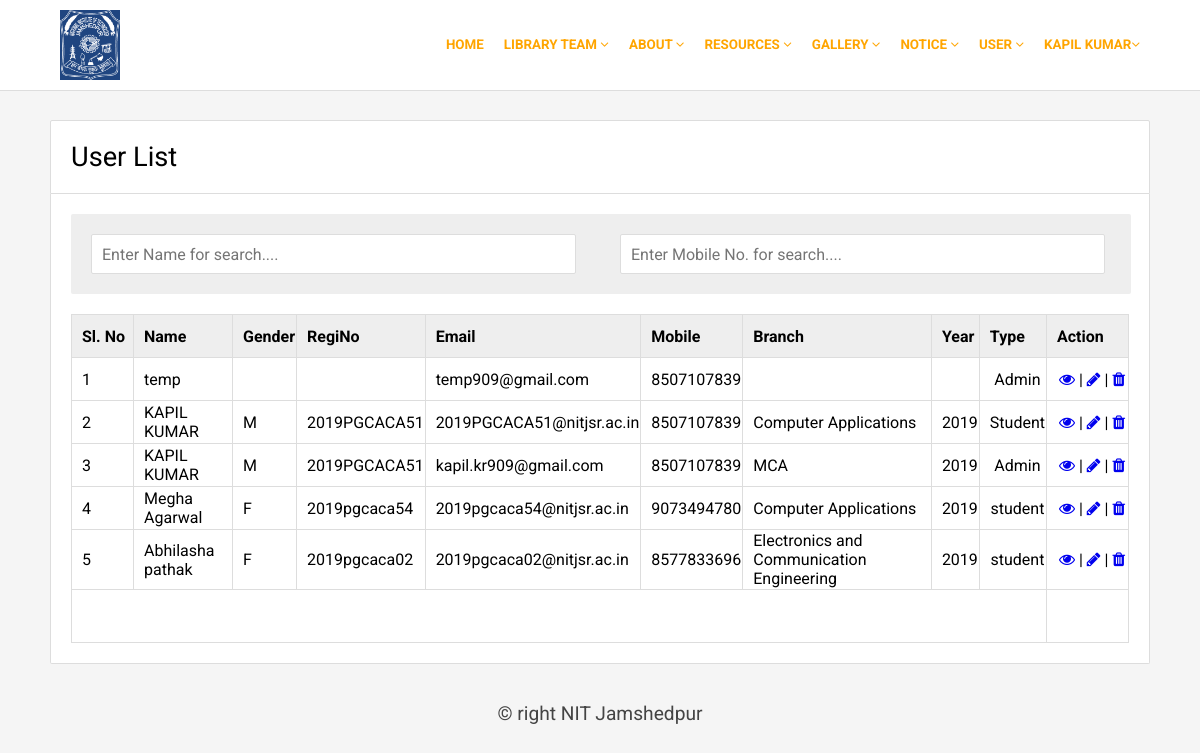
Page /showusers.php (signed in) on the committed database.
### tables this page shows
CREATE TABLE `registration` (
  `UserId` int(255) NOT NULL,
  `Name` varchar(255) NOT NULL,
  `Email` varchar(255) NOT NULL,
  `MobileNo` varchar(10) NOT NULL,
  `Gender` varchar(10) NOT NULL,
  `Password` varchar(255) NOT NULL,
  `Confirmpassword` varchar(255) NOT NULL,
  `Type` varchar(255) NOT NULL,
  `Branch` varchar(255) NOT NULL,
  `Regno` varchar(20) DEFAULT NULL,
  `image` varchar(250) NOT NULL
);

### showusers.php (the view, shortened to what this page needs)
<?php
$sesuser=$_SESSION['sesuser'];
include('comman/connect.php');
$data=mysqli_fetch_array($con->query("select * from registration where email='$sesuser'"));
	include_once "subscriber_function_user.php";
	if(isset($_GET["page"])){
		$page = (int)$_GET["page"];
		$i=($page-1)*30;
	}
	else{
	$page = 1;
	$i=0;
	}
	$setLimit = 10;
	$pageLimit = ($page * $setLimit) - $setLimit;
?>
<!DOCTYPE html>
<html>
<head>
	<link rel="stylesheet" type="text/css" href="css/style1.css">
	<link rel="stylesheet" type="text/css" href="css/font-awesome.css">
	<link rel="stylesheet" href="https://cdnjs.cloudflare.com/ajax/libs/font-awesome/4.7.0/css/font-awesome.min.css">
</head>
<body>
<?php include('comman/menu.php');?>
<div class="main">
	<div class="hedding">User List</div>
	<div class="form">
		<div class="searchform">
			<input type="search" name="name" placeholder="Enter Name for search...." id="name" onkeypress="dis()">
			<input type="search" name="mobile" placeholder="Enter Mobile No. for search...." id="mobile" onkeypress="dis2()">
		</div>
		<div id="data">
		<table border="1">
			<tr class="tr">
				<td width="50">Sl. No</td>
				<td>Name</td>
				<td>Gender</td>
				<td>RegiNo</td>
				<td>Email</td>
				<td>Mobile</td>
				<td>Branch</td>
				<td>Year</td>
				<td>Type</td>
				<td width="70">Action</td>
			</tr>
			<?php
				$sql = "SELECT * FROM registration order by(userid) desc LIMIT ".$pageLimit." , ".$setLimit;
				$res=$con->query($sql);
				while($row=mysqli_fetch_array($res))
				{ $id=$row['UserId'];
					echo "<tr>";
						echo "<td>".++$i."</td>";
						echo "<td>".$row['Name']."</td>";
						echo "<td>".$row['Gender']."</td>";
						echo "<td>".$row['Regno']."</td>";
						echo "<td>".$row['Email']."</td>";
						echo "<td>".$row['MobileNo']."</td>";
						echo "<td>".$row['Branch']."</td>";
						echo "<td>".substr($row['Regno'],0,4)."</td>";
						echo "<td align='center'>".$row['Type']."</td>";
						echo "<td align='center'>
								<a href='userview.php?id=".$id."'><i class='fa fa-eye'></i></a> | <a href='usersedit.php?id=".$id."'><i class='fa fa-pencil'></i></a> |
								<a href='delete.php?id=".$id."&&tname=account1'><i class='fa fa-trash'></i></a>
						</td>";
					echo "</tr>";
				}
				echo "<tr>
						<td colspan='9'>
						<div class='pagination'>".
							displayPaginationBelow($setLimit,$page).
						"</div></td>
					</tr>";
			?>
		</table>
		</div>
	</div>
</div>
<?php include('comman/footer.php');?>
</body>
</html>

### comman/menu.php (shortened to what this page needs)
<div class="top">
	<div class="topmain">
		<div class="logo">
			<img src="image/logo.png" height="70" width="60" style="background-color: #1f4580; margin: 10px;">
		</div>
		<div class="menu" style="font-size:0.837rem;font-weight:bold;">
			<ul>
				<li><a href=""><?php echo $data['Name'];?><i class="fa fa-angle-down"></i></a>
				</li>
				<li><a href="">User <i class="fa fa-angle-down"></i></a>
				</li>
				<li><a href="">Notice <i class="fa fa-angle-down"></i></a>
				</li>
				<li><a href="">Gallery <i class="fa fa-angle-down"></i></a>
				</li>
				<li><a href="">Resources <i class="fa fa-angle-down"></i></a>
				</li>
				<li><a href="#">About <i class="fa fa-angle-down"></i></a>
				</li>
				<li><a href="">Library Team <i class="fa fa-angle-down"></i></a>
				</li>
				<li><a href="home.php">Home</a></li>
			</ul>
		</div>
	</div>
</div>

### css/style1.css (style rules this page uses)
body { margin: 0px; padding: 0px; background: #f5f5f5; font-family: 'Roboto', sans-serif; }
.top { width: 100%; height: 90px; background: #FFF; border-bottom: 1px solid #ddd; position: fixed; z-index: 10000; }
.topmain { width: 1100px; height: 100%; margin: auto; }
.logo { width: 200px; height: 100%; float: left; }
.menu { width: 850px; height: 50px; float: right; margin-top: 25px; }
.menu ul { list-style: none; margin: 0px; padding: 0px; }
.menu li { float:right; }
.menu li a { padding: 0px 10px 0px 10px; height: 40px; line-height: 40px; display: block; color: orange; text-decoration: none; text-transform: uppercase; font-size: 1em; }
.main { width: 1100px; min-height: 100px; border-radius: 2px; margin: auto; top: 120px; position: relative; }
.form { padding: 20px; background: #FFF; border-radius: 0px 0px 2px 2px; border: 1px solid #ddd; border-top: none; min-height: 400px; }
.hedding { font-size: 1.7em; padding: 20px; border-radius: 2px 2px 0px 0px; background: #FFF; border: 1px solid #ddd; }
.form table { font-size: 1em; width: 100%; border-collapse: collapse; border: 1px solid #ddd; }
.form td { height: 40px; padding-left: 10px; border-color: #ddd; }
.tr { font-weight: bold; background: #eee; }
.form input, textarea, select { width: 300px; height: 35px; border: 1px solid #ddd; border-radius: 2px; margin: 10px; font-size: .9em; padding-left: 10px; font-family: 'Roboto', sans-serif; color: #444; }
.searchform { width: 1060px; height: 80px; margin-bottom: 20px; border-radius: 2px; background: #eee; }
.searchform input[type=search] { font-size: 1em; padding-left: 10px; font-family: 'Roboto', sans-serif; color: #444; width: 485px; height: 40px; margin: 20px; }
.pagination { width: 100%; text-align: center; padding-top: 50px; }

### rows in the picture
registration: Name "KAPIL KUMAR", Gender "M", Regno "2019PGCACA51", Email "kapil.kr909@gmail.com", MobileNo "8507107839", Branch "MCA", Regno "2019", Type "Admin"
registration: Name "temp", Email "temp909@gmail.com", MobileNo "8507107839", Type "Admin"
registration: Name "KAPIL KUMAR", Gender "M", Regno "2019PGCACA51", Email "2019PGCACA51@nitjsr.ac.in", MobileNo "8507107839", Branch "Computer Applications", Regno "2019", Type "Student"
registration: Name "Megha Agarwal", Gender "F", Regno "2019pgcaca54", Email "2019pgcaca54@nitjsr.ac.in", MobileNo "9073494780", Branch "Computer Applications", Regno "2019", Type "student"
registration: Name "Abhilasha pathak", Gender "F", Regno "2019pgcaca02", Email "2019pgcaca02@nitjsr.ac.in", MobileNo "8577833696", Branch "Electronics and Communication Engineering", Regno "2019", Type "student"
